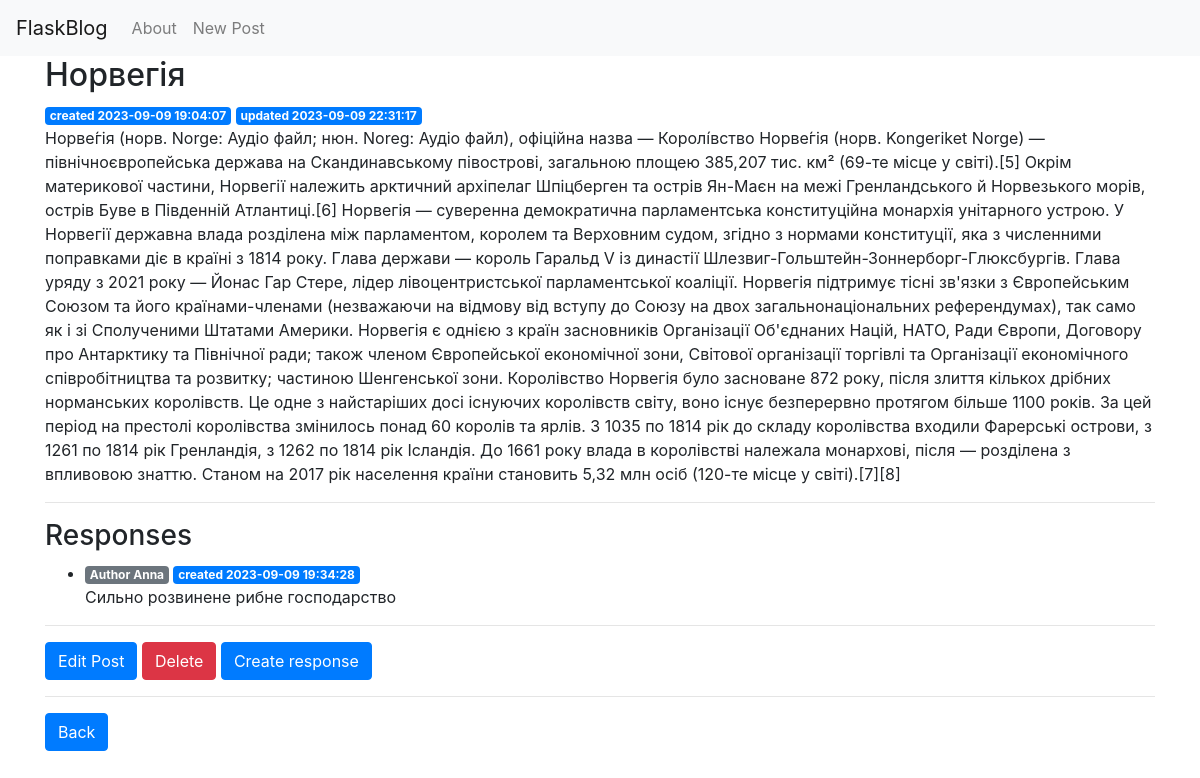
/4, run on the app's committed database.
### tables this page shows
CREATE TABLE posts(
    id INTEGER PRIMARY KEY AUTOINCREMENT,
    created TIMESTAMP NOT NULL DEFAULT CURRENT_TIMESTAMP,
    title TEXT NOT NULL,
    content TEXT NOT NULL,
    updated TIMESTAMP NOT NULL DEFAULT CURRENT_TIMESTAMP
);

CREATE TABLE response(
    id INTEGER PRIMARY KEY AUTOINCREMENT,
    created TIMESTAMP NOT NULL DEFAULT CURRENT_TIMESTAMP,
    content_response TEXT NOT NULL,
    author TEXT NOT NULL,
    post_id INTEGER,
    FOREIGN KEY (post_id) REFERENCES posts (id)
);

### app.py (the view)
@app.route("/<int:post_id>")
def post(post_id):
    responses = get_responses(post_id)
    post = get_post(post_id)
    return render_template("post.html", post=post, responses=responses)

### app.py (called while the page is built)
def get_db_connection():
    conn = sqlite3.connect("database.db")
    conn.row_factory = sqlite3.Row
    return conn

def get_post(post_id):
    conn = get_db_connection()
    post = conn.execute("SELECT * FROM posts WHERE id = ?", (post_id,)).fetchone()
    conn.close()
    if post is None:
        abort(404)
    return post

def get_responses(post_id):
    conn = get_db_connection()
    responses = conn.execute("SELECT * FROM response WHERE post_id = ?", (post_id,)).fetchall()
    conn.close()
    return responses

### templates/post.html
{% extends 'base.html' %}
{% block content %}
    <h2>{% block title %} {{ post['title'] }} {% endblock %}</h2>
    <span class="badge badge-primary">created {{ post['created'] }}</span>
    <span class="badge badge-primary">updated {{ post['updated'] }}</span>
    <p>{{ post['content'] }}</p>
    <hr>
    <h3>Responses</h3>
    <ul>
        {% for response in responses %}
            <li>
                <span class="badge badge-secondary">Author {{ response['author'] }}</span>
                <span class="badge badge-primary">created {{ response['created'] }}</span>
                <p>{{ response['content_response'] }}</p>
            </li>
        {% endfor %}
    </ul>
    <hr>
    <a href="{{ url_for('edit', id=post['id']) }}" class="btn btn-primary">Edit Post</a>
    <form method="post" action="{{ url_for('delete', id=post['id']) }}" style="display: inline-block;">
        <button type="submit" class="btn btn-danger">Delete</button>
    </form>
    <a href="{{ url_for('created', id=post['id']) }}" class="btn btn-primary">Create response</a>
    <hr>
    <a href="{{ url_for('index') }}" class="btn btn-primary">Back</a>
{% endblock %}

### data on the page
posts: title "Норвегія", created "2023-09-09 19:04:07", updated "2023-09-09 22:31:17", content "Норве́гія (норв. Norge: Аудіо файл; нюн. Noreg: Аудіо файл), офіційна назва — Королі́вство Норве́гія (норв. Kongeriket Norge) — північноєвропейська держава на Скандинавському півострові, загальною площею 385,207 тис. км² (69-те місце у світі).[5] Окрім материкової частини, Норвегії належить арктичний архіпелаг Шпіцберген та острів Ян-Маєн на межі Гренландського й Норвезького морів, острів Буве в Південній Атлантиці.[6] Норвегія — суверенна демократична парламентська конституційна монархія унітарного устрою. У Норвегії державна влада розділена між парламентом, королем та Верховним судом, згідно з нормами конституції, яка з численними поправками діє в країні з 1814 року. Глава держави —…"
response: author "Anna", created "2023-09-09 19:34:28", content_response "Сильно розвинене рибне господарство"
